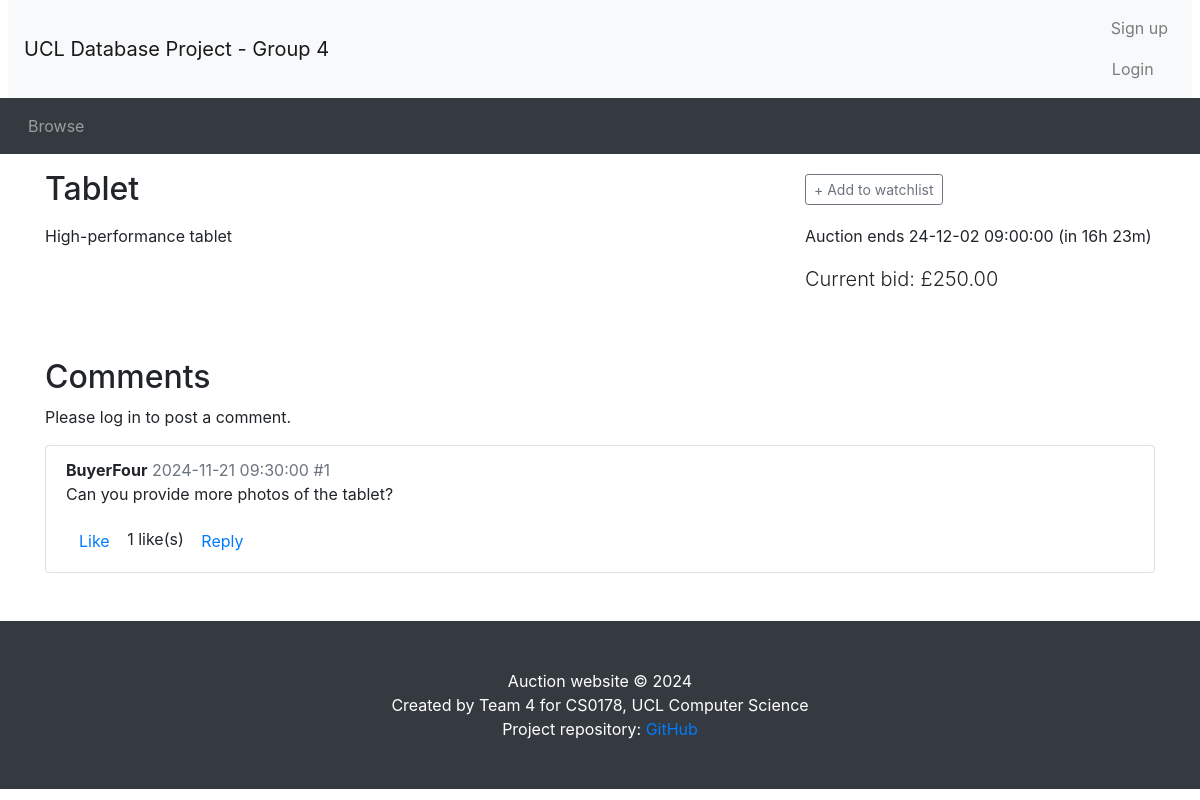
The page /listing.php?item_id=3 on the database as committed earlier.
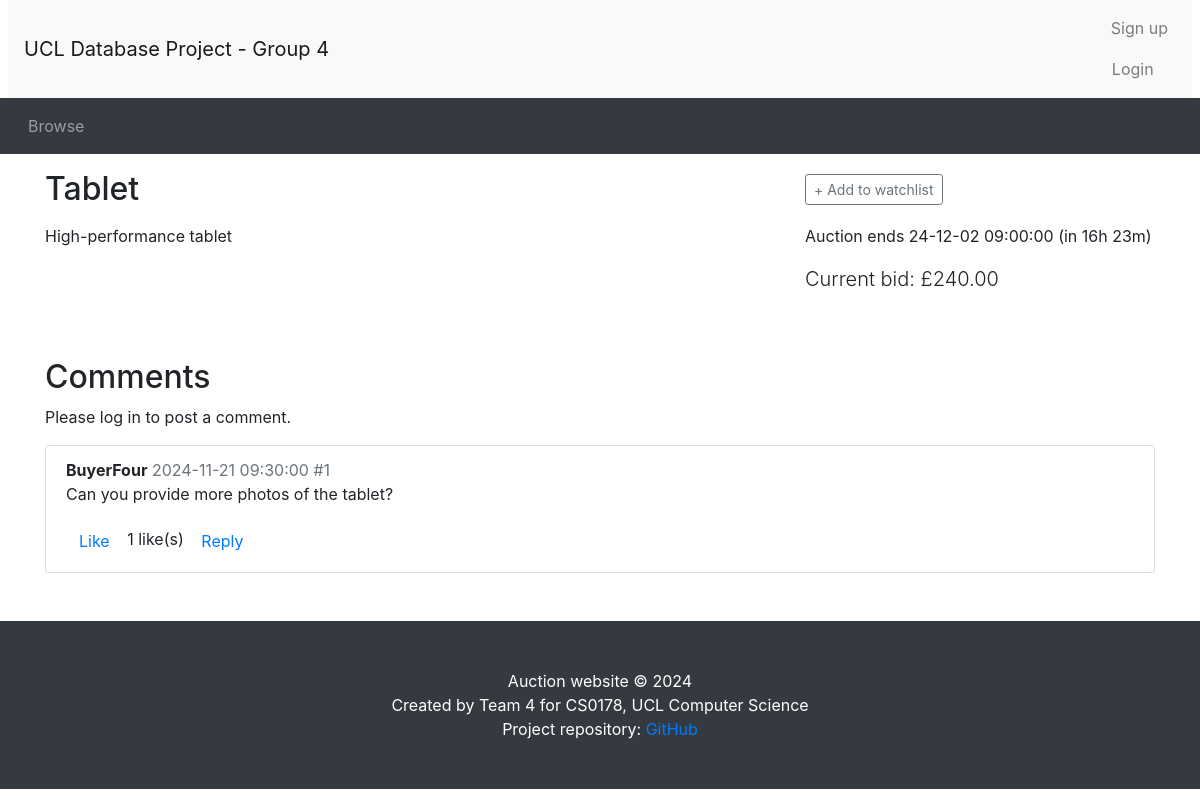
The same page on the database as committed later.
### tables this page shows
CREATE TABLE `bids` (
    `bid_id` INT PRIMARY KEY AUTO_INCREMENT,
    `buyer_id` INT NOT NULL,
    `item_id` INT NOT NULL,
    `bidPrice` DECIMAL(10, 2) NOT NULL,
    `bidTime` DATETIME NOT NULL,
    FOREIGN KEY (`buyer_id`) REFERENCES `buyer` (`user_id`) ON DELETE CASCADE,
    FOREIGN KEY (`item_id`) REFERENCES `auctions` (`item_id`) ON DELETE CASCADE
);

### utilities.php (called while the page is built, shortened)
<?php
function display_time_remaining($interval)
{
    if ($interval->days == 0 && $interval->h == 0) {
        $time_remaining = $interval->format('%im %Ss');
    } else if ($interval->days == 0) {
        $time_remaining = $interval->format('%hh %im');
    } else {
        $time_remaining = $interval->format('%ad %hh');
    }
    return $time_remaining;
}
?>

### listing.php (the view, shortened to what the changed rows need)
<?php include_once("header.php") ?>
<?php require("utilities.php") ?>
<?php require("my_db_connect.php") ?>
<?php
if (!isset($_GET['item_id'])) {
    $item_id = $_SESSION['viewing'];
} else {
    $item_id = $_GET['item_id'];
}
$sql = "SELECT * FROM auctions WHERE item_id = '$item_id';";
$result = mysqli_query($con, $sql);
$fetch = mysqli_fetch_array($result);
$title = $fetch['title'];
$status = $fetch['status'];
$bid_sql = "SELECT bidPrice FROM bids WHERE item_id = $item_id ORDER BY bidPrice DESC";
$bid_result = mysqli_query($con, $bid_sql);
$num_bids = mysqli_num_rows($bid_result);
if ($num_bids > 0) {
    $current_price = mysqli_fetch_assoc($bid_result)['bidPrice'];
} else {
    $current_price = $fetch['startPrice'];
}
$end_time = new DateTime($fetch['endDate']);
$now = new DateTime();
if ($now < $end_time) {
    $time_to_end = date_diff($now, $end_time);
    $time_remaining = ' (in ' . display_time_remaining($time_to_end) . ')';
}
?>
<div class="container">
    <div class="row">
        <div class="col-sm-8">
            <h2 class="my-3"><?php echo ($title); ?></h2>
        </div>
    </div>
    <div class="row">
        <div class="col-sm-4">
            <p>
                <?php if ($status == 'cancelled') { ?>
                    This auction was cancelled by its owner.
                <?php } else if ($now > $end_time): ?>
                        This auction ended <?php echo (date_format($end_time, 'y-m-d H:i:s')) ?>
                <?php else: ?>
                        Auction ends <?php echo (date_format($end_time, 'y-m-d H:i:s') . $time_remaining) ?>
                    </p>
                    <p class="lead">Current bid: £<?php echo (number_format($current_price, 2)) ?></p>
            <?php endif ?>
        </div>
    </div>
</div>
<div class="container mt-5" id="comments-section">
    <h2>Comments</h2>
</div>
<?php include_once("footer.php") ?>

Rows that differ between the two databases and show on the page:
no longer on this page (row edited): bids: bidPrice "250.00"
now on this page (row edited): bids: bidPrice "240.00"
